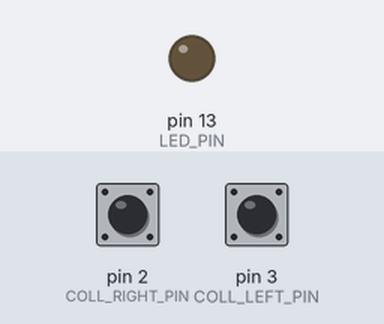
A sketch run on a simulated Arduino Uno, built with avr-gcc and run on an emulated ATmega328P. Shown: output pins drawn as LEDs (lit = HIGH). The inputs (shaded band) are chosen by the test bench; at power-on: pin 2 (COLL_RIGHT_PIN) HIGH, pin 3 (COLL_LEFT_PIN) HIGH.

Above: at 1.2 s.
1.3 s: pin 2 (COLL_RIGHT_PIN) pulled LOW for 0.15 s
At 1.6 s:
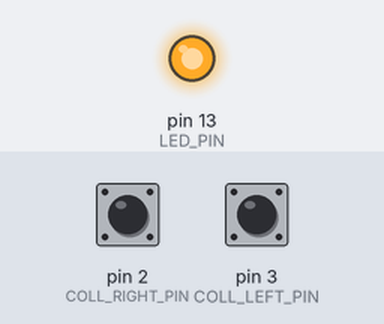
2.9 s: pin 2 (COLL_RIGHT_PIN) pulled LOW for 1 s
At 4.0 s:
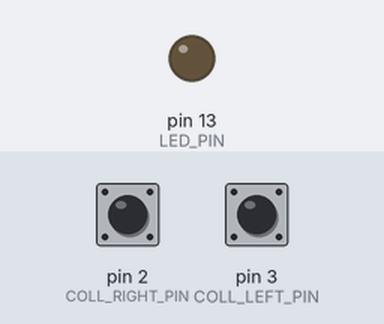
5.4 s: pin 2 (COLL_RIGHT_PIN) pulled LOW for 3.2 s
At 5.9 s:
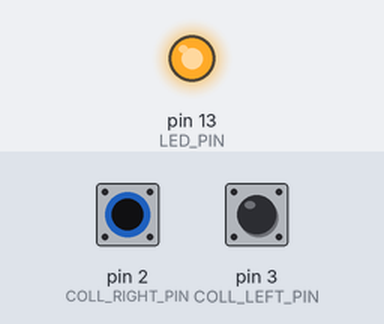
Timing chart, 0 to 8.4 s (numbered marks = the images above; inputs shaded):
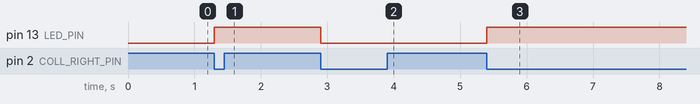

Measured:
- after the input at 1.3 s, pin 13 (LED_PIN): LOW → HIGH at once
- after the input at 2.9 s, pin 13 (LED_PIN): HIGH → LOW at once
- after the input at 5.4 s, pin 13 (LED_PIN): LOW → HIGH at once

The sketch:

collision_isr.ino
```cpp
/* collision detectors as buttons */

const uint8_t LED_PIN = 13;
const uint8_t COLL_RIGHT_PIN = 2;    // Right collision detector PIN
const uint8_t COLL_RIGHT_ISR = 0;   // interrupt ID for PIN 2
const uint8_t COLL_LEFT_PIN = 3;   // Left collision detector PIN
const uint8_t COLL_LEFT_ISR = 1;   // interrupt ID for PIN 3
volatile int led_state = LOW;

void blink() {
    led_state = !led_state;
}

void setup() {
    pinMode(LED_PIN, OUTPUT);
    pinMode(COLL_LEFT_PIN, INPUT);
    pinMode(COLL_RIGHT_PIN, INPUT);
    attachInterrupt(COLL_RIGHT_ISR, blink, FALLING);
    attachInterrupt(COLL_LEFT_ISR, blink, FALLING);
}

void loop() {
    digitalWrite(LED_PIN, led_state);
    delay(100);
}
```
